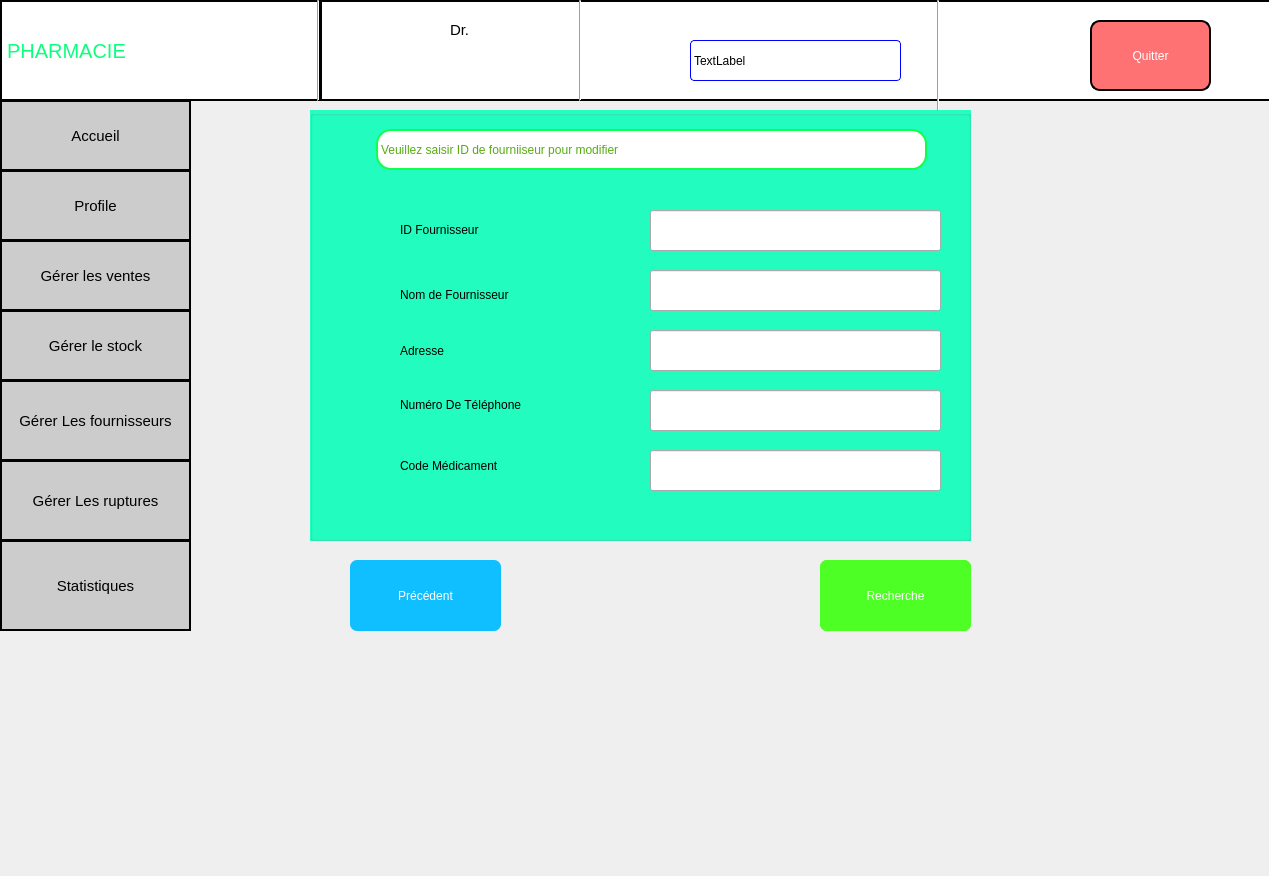
<?xml version="1.0" encoding="UTF-8"?>
<ui version="4.0">
 <class>modifier_fournisseur</class>
 <widget class="QDialog" name="modifier_fournisseur">
  <property name="geometry">
   <rect>
    <x>0</x>
    <y>0</y>
    <width>1269</width>
    <height>876</height>
   </rect>
  </property>
  <property name="windowTitle">
   <string>Dialog</string>
  </property>
  <widget class="QLabel" name="label">
   <property name="geometry">
    <rect>
     <x>780</x>
     <y>470</y>
     <width>37</width>
     <height>12</height>
    </rect>
   </property>
   <property name="text">
    <string/>
   </property>
  </widget>
  <widget class="QLineEdit" name="lineEdit_addresse_fournisseur">
   <property name="geometry">
    <rect>
     <x>650</x>
     <y>330</y>
     <width>291</width>
     <height>41</height>
    </rect>
   </property>
  </widget>
  <widget class="QPushButton" name="pushButton_gerer_stock">
   <property name="geometry">
    <rect>
     <x>0</x>
     <y>310</y>
     <width>191</width>
     <height>71</height>
    </rect>
   </property>
   <property name="styleSheet">
    <string notr="true">background-color: rgb(204, 204, 204);font-size:15px;border:2px solid black;</string>
   </property>
   <property name="text">
    <string>Gérer le stock</string>
   </property>
  </widget>
  <widget class="QPushButton" name="pushButton_valider_modification">
   <property name="geometry">
    <rect>
     <x>820</x>
     <y>560</y>
     <width>151</width>
     <height>71</height>
    </rect>
   </property>
   <property name="styleSheet">
    <string notr="true">font: 20pt &quot;Algerian&quot;;
background-color: rgb(77, 255, 37);
color: rgb(255, 255, 255);border-radius:7px;</string>
   </property>
   <property name="text">
    <string>Valider</string>
   </property>
  </widget>
  <widget class="QLineEdit" name="lineEdit_Numero_Telephone">
   <property name="geometry">
    <rect>
     <x>650</x>
     <y>390</y>
     <width>291</width>
     <height>41</height>
    </rect>
   </property>
  </widget>
  <widget class="QGroupBox" name="groupBox">
   <property name="geometry">
    <rect>
     <x>310</x>
     <y>110</y>
     <width>661</width>
     <height>431</height>
    </rect>
   </property>
   <property name="styleSheet">
    <string notr="true">background-color: rgb(34, 255, 192);</string>
   </property>
   <property name="title">
    <string/>
   </property>
   <widget class="QLabel" name="label_15">
    <property name="geometry">
     <rect>
      <x>66</x>
      <y>19</y>
      <width>551</width>
      <height>41</height>
     </rect>
    </property>
    <property name="styleSheet">
     <string notr="true">font: 300 17pt &quot;Bahnschrift Light&quot;;border:2px solid  rgb(16, 255, 76);
background-color: rgb(255, 255, 255);border-radius:15px;
color: rgb(86, 171, 17);</string>
    </property>
    <property name="text">
     <string>Veuillez saisir ID de fourniiseur pour modifier</string>
    </property>
   </widget>
  </widget>
  <widget class="QLabel" name="label_6">
   <property name="geometry">
    <rect>
     <x>450</x>
     <y>20</y>
     <width>101</width>
     <height>20</height>
    </rect>
   </property>
   <property name="styleSheet">
    <string notr="true">background-color: rgb(255, 255, 255);font-size:15px;
font: 600 16pt &quot;Segoe UI Variable Text Semibold&quot;;</string>
   </property>
   <property name="text">
    <string>Dr.</string>
   </property>
  </widget>
  <widget class="QLabel" name="label_4">
   <property name="geometry">
    <rect>
     <x>340</x>
     <y>10</y>
     <width>61</width>
     <height>81</height>
    </rect>
   </property>
   <property name="text">
    <string/>
   </property>
   <property name="pixmap">
    <pixmap resource="ressource.qrc">:/res/image/WhatsApp Image 2024-04-30 à 20.55.44_6b270705.jpg</pixmap>
   </property>
   <property name="scaledContents">
    <bool>true</bool>
   </property>
  </widget>
  <widget class="QLineEdit" name="lineEdit_Nom_fournisseur">
   <property name="geometry">
    <rect>
     <x>650</x>
     <y>270</y>
     <width>291</width>
     <height>41</height>
    </rect>
   </property>
  </widget>
  <widget class="QLabel" name="name_user">
   <property name="geometry">
    <rect>
     <x>440</x>
     <y>50</y>
     <width>101</width>
     <height>20</height>
    </rect>
   </property>
   <property name="styleSheet">
    <string notr="true">background-color:white;
font: 900 14pt &quot;Arial Black&quot;;</string>
   </property>
   <property name="text">
    <string/>
   </property>
  </widget>
  <widget class="QPushButton" name="pushButton_gerer_rupture_2">
   <property name="geometry">
    <rect>
     <x>0</x>
     <y>540</y>
     <width>191</width>
     <height>91</height>
    </rect>
   </property>
   <property name="styleSheet">
    <string notr="true">background-color: rgb(204, 204, 204);font-size:15px;border:2px solid black;</string>
   </property>
   <property name="text">
    <string>Statistiques</string>
   </property>
  </widget>
  <widget class="QPushButton" name="ButtonProfil">
   <property name="geometry">
    <rect>
     <x>0</x>
     <y>170</y>
     <width>191</width>
     <height>71</height>
    </rect>
   </property>
   <property name="styleSheet">
    <string notr="true">font-size:15px;border:2px solid black;
background-color: rgb(204, 204, 204);</string>
   </property>
   <property name="text">
    <string>Profile</string>
   </property>
  </widget>
  <widget class="Line" name="line_4">
   <property name="geometry">
    <rect>
     <x>570</x>
     <y>0</y>
     <width>20</width>
     <height>101</height>
    </rect>
   </property>
   <property name="orientation">
    <enum>Qt::Vertical</enum>
   </property>
  </widget>
  <widget class="QLabel" name="label_10">
   <property name="geometry">
    <rect>
     <x>400</x>
     <y>279</y>
     <width>231</width>
     <height>31</height>
    </rect>
   </property>
   <property name="styleSheet">
    <string notr="true">font: 300 17pt &quot;Bahnschrift Light&quot;;</string>
   </property>
   <property name="text">
    <string>Nom de Fournisseur</string>
   </property>
  </widget>
  <widget class="QLabel" name="label_5">
   <property name="geometry">
    <rect>
     <x>610</x>
     <y>20</y>
     <width>61</width>
     <height>61</height>
    </rect>
   </property>
   <property name="text">
    <string/>
   </property>
   <property name="pixmap">
    <pixmap resource="ressource.qrc">:/res/image/OIP (3).jpeg</pixmap>
   </property>
   <property name="scaledContents">
    <bool>true</bool>
   </property>
  </widget>
  <widget class="Line" name="line_2">
   <property name="geometry">
    <rect>
     <x>310</x>
     <y>0</y>
     <width>16</width>
     <height>101</height>
    </rect>
   </property>
   <property name="orientation">
    <enum>Qt::Vertical</enum>
   </property>
  </widget>
  <widget class="QLabel" name="label_12">
   <property name="geometry">
    <rect>
     <x>380</x>
     <y>370</y>
     <width>91</width>
     <height>16</height>
    </rect>
   </property>
   <property name="text">
    <string/>
   </property>
  </widget>
  <widget class="QPushButton" name="pushButton_Precedent">
   <property name="geometry">
    <rect>
     <x>350</x>
     <y>560</y>
     <width>151</width>
     <height>71</height>
    </rect>
   </property>
   <property name="styleSheet">
    <string notr="true">font: 20pt &quot;Algerian&quot;;
background-color: rgb(15, 191, 255);
color: rgb(255, 255, 255);border-radius:7px;</string>
   </property>
   <property name="text">
    <string>Précédent</string>
   </property>
  </widget>
  <widget class="QLabel" name="label_date">
   <property name="geometry">
    <rect>
     <x>690</x>
     <y>40</y>
     <width>211</width>
     <height>41</height>
    </rect>
   </property>
   <property name="styleSheet">
    <string notr="true">border:1px solid blue;border-radius:4px;
font: 14pt &quot;Rockwell&quot;;
background-color: rgb(255, 255, 255);</string>
   </property>
   <property name="text">
    <string>TextLabel</string>
   </property>
  </widget>
  <widget class="Line" name="line">
   <property name="geometry">
    <rect>
     <x>930</x>
     <y>0</y>
     <width>16</width>
     <height>111</height>
    </rect>
   </property>
   <property name="orientation">
    <enum>Qt::Vertical</enum>
   </property>
  </widget>
  <widget class="QLineEdit" name="lineEdit_ID_Fournisseur">
   <property name="geometry">
    <rect>
     <x>650</x>
     <y>210</y>
     <width>291</width>
     <height>41</height>
    </rect>
   </property>
  </widget>
  <widget class="QLabel" name="label_3">
   <property name="geometry">
    <rect>
     <x>320</x>
     <y>0</y>
     <width>951</width>
     <height>101</height>
    </rect>
   </property>
   <property name="styleSheet">
    <string notr="true">background-color: rgb(255, 255, 255);border:2px solid black;</string>
   </property>
   <property name="text">
    <string/>
   </property>
  </widget>
  <widget class="QPushButton" name="pushButton_accueilgerat">
   <property name="geometry">
    <rect>
     <x>0</x>
     <y>100</y>
     <width>191</width>
     <height>71</height>
    </rect>
   </property>
   <property name="styleSheet">
    <string notr="true">background-color: rgb(204, 204, 204);font-size:15px;border:2px solid black;</string>
   </property>
   <property name="text">
    <string>Accueil</string>
   </property>
  </widget>
  <widget class="QLabel" name="label_7">
   <property name="geometry">
    <rect>
     <x>990</x>
     <y>20</y>
     <width>71</width>
     <height>71</height>
    </rect>
   </property>
   <property name="styleSheet">
    <string notr="true">background-color: white;</string>
   </property>
   <property name="text">
    <string/>
   </property>
   <property name="pixmap">
    <pixmap resource="ressource.qrc">:/res/image/R (1).png</pixmap>
   </property>
   <property name="scaledContents">
    <bool>true</bool>
   </property>
  </widget>
  <widget class="QLabel" name="label_11">
   <property name="geometry">
    <rect>
     <x>400</x>
     <y>340</y>
     <width>211</width>
     <height>21</height>
    </rect>
   </property>
   <property name="styleSheet">
    <string notr="true">font: 300 17pt &quot;Bahnschrift Light&quot;;</string>
   </property>
   <property name="text">
    <string>Adresse</string>
   </property>
  </widget>
  <widget class="QPushButton" name="pushButton_gerer_fournisseur">
   <property name="geometry">
    <rect>
     <x>0</x>
     <y>380</y>
     <width>191</width>
     <height>81</height>
    </rect>
   </property>
   <property name="styleSheet">
    <string notr="true">background-color: rgb(204, 204, 204);font-size:15px;border:2px solid black;</string>
   </property>
   <property name="text">
    <string>Gérer Les fournisseurs</string>
   </property>
  </widget>
  <widget class="QPushButton" name="pushButton_6">
   <property name="geometry">
    <rect>
     <x>1090</x>
     <y>20</y>
     <width>121</width>
     <height>71</height>
    </rect>
   </property>
   <property name="styleSheet">
    <string notr="true">border:2px solid black;color:white;border-radius:10px;
font: 900 12pt &quot;Arial Black&quot;;
background-color: rgb(255, 114, 116);</string>
   </property>
   <property name="text">
    <string>Quitter</string>
   </property>
  </widget>
  <widget class="QLabel" name="label_14">
   <property name="geometry">
    <rect>
     <x>400</x>
     <y>445</y>
     <width>231</width>
     <height>41</height>
    </rect>
   </property>
   <property name="styleSheet">
    <string notr="true">font: 300 17pt &quot;Bahnschrift Light&quot;;</string>
   </property>
   <property name="text">
    <string>Code Médicament</string>
   </property>
  </widget>
  <widget class="QLabel" name="label_9">
   <property name="geometry">
    <rect>
     <x>400</x>
     <y>209</y>
     <width>201</width>
     <height>41</height>
    </rect>
   </property>
   <property name="styleSheet">
    <string notr="true">font: 300 17pt &quot;Bahnschrift Light&quot;;</string>
   </property>
   <property name="text">
    <string>ID Fournisseur</string>
   </property>
  </widget>
  <widget class="QLineEdit" name="lineEdit_Code_Med">
   <property name="geometry">
    <rect>
     <x>650</x>
     <y>450</y>
     <width>291</width>
     <height>41</height>
    </rect>
   </property>
  </widget>
  <widget class="QPushButton" name="pushButton_gerer_rupture">
   <property name="geometry">
    <rect>
     <x>0</x>
     <y>460</y>
     <width>191</width>
     <height>81</height>
    </rect>
   </property>
   <property name="styleSheet">
    <string notr="true">background-color: rgb(204, 204, 204);font-size:15px;border:2px solid black;</string>
   </property>
   <property name="text">
    <string>Gérer Les ruptures</string>
   </property>
  </widget>
  <widget class="QLabel" name="label_13">
   <property name="geometry">
    <rect>
     <x>400</x>
     <y>389</y>
     <width>231</width>
     <height>31</height>
    </rect>
   </property>
   <property name="styleSheet">
    <string notr="true">font: 300 14pt &quot;Bahnschrift Light&quot;;</string>
   </property>
   <property name="text">
    <string>Numéro De Téléphone</string>
   </property>
  </widget>
  <widget class="QLabel" name="label_8">
   <property name="geometry">
    <rect>
     <x>240</x>
     <y>10</y>
     <width>61</width>
     <height>81</height>
    </rect>
   </property>
   <property name="styleSheet">
    <string notr="true">background-color: rgb(255, 255, 255);</string>
   </property>
   <property name="text">
    <string/>
   </property>
   <property name="pixmap">
    <pixmap resource="ressource.qrc">:/res/image/devenir-pharmacien-921x1024.png</pixmap>
   </property>
   <property name="scaledContents">
    <bool>true</bool>
   </property>
  </widget>
  <widget class="QLabel" name="label_16">
   <property name="geometry">
    <rect>
     <x>1060</x>
     <y>220</y>
     <width>201</width>
     <height>241</height>
    </rect>
   </property>
   <property name="text">
    <string/>
   </property>
   <property name="pixmap">
    <pixmap resource="ressource.qrc">:/res/image/42453.png</pixmap>
   </property>
   <property name="scaledContents">
    <bool>true</bool>
   </property>
  </widget>
  <widget class="QPushButton" name="pushButton_gere_vente">
   <property name="geometry">
    <rect>
     <x>0</x>
     <y>240</y>
     <width>191</width>
     <height>71</height>
    </rect>
   </property>
   <property name="styleSheet">
    <string notr="true">
background-color: rgb(204, 204, 204);;font-size:15px;border:2px solid black;</string>
   </property>
   <property name="text">
    <string>Gérer les ventes</string>
   </property>
  </widget>
  <widget class="QLabel" name="label_2">
   <property name="geometry">
    <rect>
     <x>0</x>
     <y>0</y>
     <width>321</width>
     <height>101</height>
    </rect>
   </property>
   <property name="styleSheet">
    <string notr="true">background-color: rgb(255, 255, 255);font-size:20px;
font: 20pt &quot;Segoe Script&quot;;border:2px solid black;
color: rgb(12, 255, 125);</string>
   </property>
   <property name="text">
    <string>PHARMACIE</string>
   </property>
  </widget>
  <widget class="QPushButton" name="pushButton_Recherche_idfour">
   <property name="geometry">
    <rect>
     <x>820</x>
     <y>560</y>
     <width>151</width>
     <height>71</height>
    </rect>
   </property>
   <property name="styleSheet">
    <string notr="true">font: 20pt &quot;Algerian&quot;;
background-color: rgb(77, 255, 37);
color: rgb(255, 255, 255);border-radius:7px;</string>
   </property>
   <property name="text">
    <string>Recherche</string>
   </property>
  </widget>
  <zorder>groupBox</zorder>
  <zorder>label_3</zorder>
  <zorder>label_2</zorder>
  <zorder>label</zorder>
  <zorder>lineEdit_addresse_fournisseur</zorder>
  <zorder>pushButton_gerer_stock</zorder>
  <zorder>pushButton_valider_modification</zorder>
  <zorder>lineEdit_Numero_Telephone</zorder>
  <zorder>label_6</zorder>
  <zorder>label_4</zorder>
  <zorder>lineEdit_Nom_fournisseur</zorder>
  <zorder>name_user</zorder>
  <zorder>pushButton_gerer_rupture_2</zorder>
  <zorder>ButtonProfil</zorder>
  <zorder>line_4</zorder>
  <zorder>label_10</zorder>
  <zorder>label_5</zorder>
  <zorder>line_2</zorder>
  <zorder>label_12</zorder>
  <zorder>pushButton_Precedent</zorder>
  <zorder>label_date</zorder>
  <zorder>line</zorder>
  <zorder>lineEdit_ID_Fournisseur</zorder>
  <zorder>pushButton_accueilgerat</zorder>
  <zorder>label_7</zorder>
  <zorder>label_11</zorder>
  <zorder>pushButton_gerer_fournisseur</zorder>
  <zorder>pushButton_6</zorder>
  <zorder>label_14</zorder>
  <zorder>label_9</zorder>
  <zorder>lineEdit_Code_Med</zorder>
  <zorder>pushButton_gerer_rupture</zorder>
  <zorder>label_13</zorder>
  <zorder>label_8</zorder>
  <zorder>label_16</zorder>
  <zorder>pushButton_gere_vente</zorder>
  <zorder>pushButton_Recherche_idfour</zorder>
 </widget>
 <resources>
  <include location="ressource.qrc"/>
 </resources>
 <connections/>
</ui>
